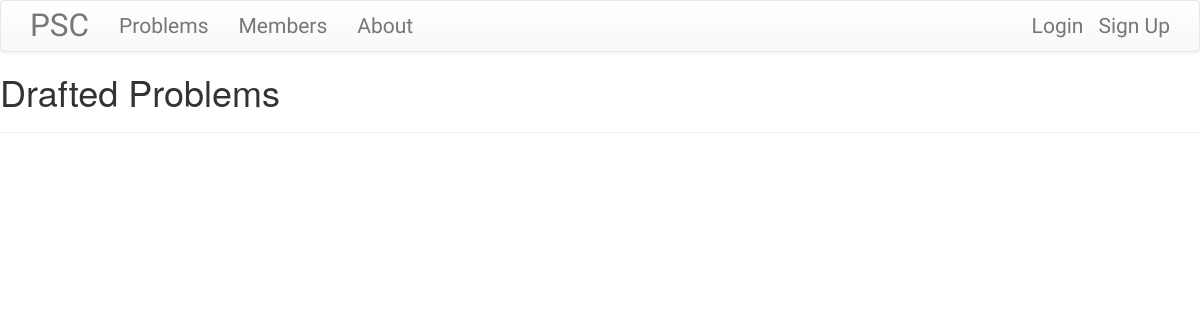
The app's page /problems/drafts/, older data.
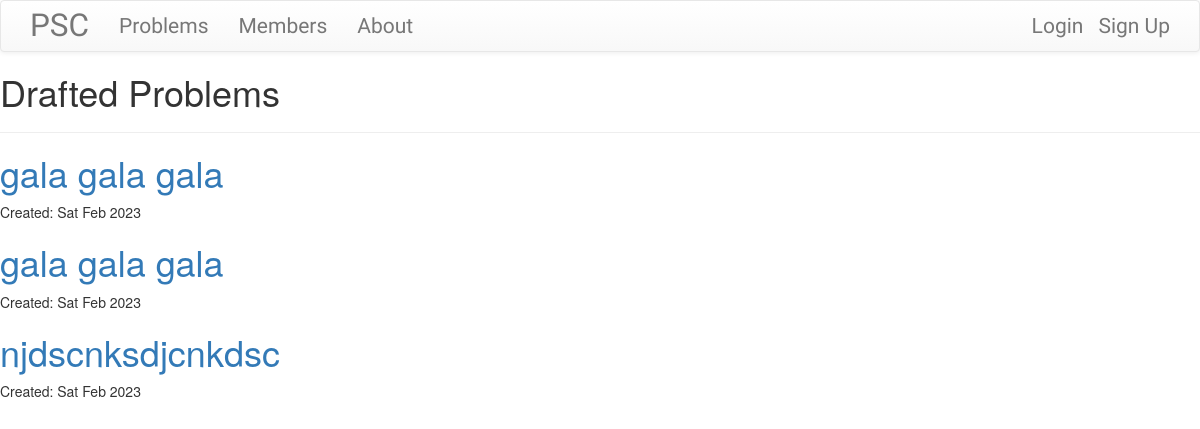
The same page, newer data.
### problems/models.py (models this page shows, shortened)
class Problem(models.Model):
    problem_type_choices = (
        ('c','Confidential'),
        ('sc','Semi-confidential'),
        ('p','Public')
    )
    problem_category_choices = (
        ('agriculture','Agriculture'),
        ('computer_science','Computer Science'),
        ('social_studies','Social Studies'),
        ('environment','Environmental Science'),
        ('mathematics','Mathematics'),
        ('engineering','Engineering'),
        ('physics','physics'),
        ('chemistry','chemistry'),
        ('other','Other')
    )
    author = models.ForeignKey('accounts.CustomUser', on_delete=models.CASCADE)
    title = models.CharField(max_length=200)
    problem_category = models.CharField(choices=problem_category_choices, max_length=50, default='other', verbose_name="Category of the problem")
    problem_brief = models.TextField()
    problem_reward = models.IntegerField(verbose_name='Prize money for providing the solution ')
    problem_description = models.TextField()
    created_date = models.DateTimeField(default=timezone.now)
    published_date = models.DateTimeField(blank=True, null=True)

### problems/views.py (the view)
# urls.py: path("drafts/", views.DraftListView.as_view(), name="problem_draft_list"),
class DraftListView(ListView, LoginRequiredMixin):
    model = Problem
    template_name = "problem_draft_list.html"
    login_url = 'login/'
    redirect_field_name = 'problems/problem_list.html'
    def get_queryset(self):
        return Problem.objects.filter(published_date__isnull = True).order_by('created_date') # i.e select posts which have published date as null

### problems/templates/problems/problem_draft_list.html (shortened to what this page needs)
{% extends 'base.html' %}
{% block content %}
    <h1> Drafted Problems </h1>
    <hr>
    {% for problem in problem_list %}
        <div class="problem">
                <h1> <a href="{% url 'problems:problem_detail' pk=problem.pk %}"> {{problem.title}} </a> </h1>
                <p class="date"> Created: {{problem.created_date|date:'D M Y'}}</p>
        </div>
    {% endfor %}
{% endblock content %}

Row changes from the older to the newer data that the page shows:
added Problem: title "gala gala gala", created_date "Sat Feb 2023"
added Problem: title "gala gala gala", created_date "Sat Feb 2023"
added Problem: title "njdscnksdjcnkdsc", created_date "Sat Feb 2023"
